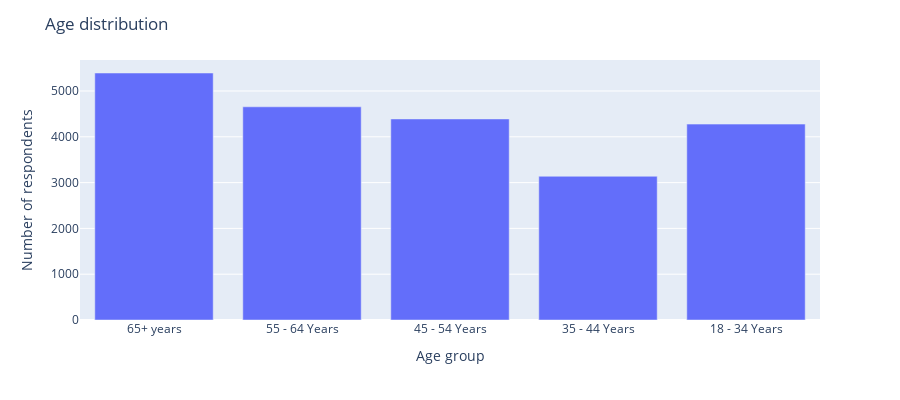

Write notebook code for a chart like this one.
### Markdown cell above
### Trying to create more plots with plotly

### Code cell
#values_h1n1 = df.h1n1_vaccine.value_counts(normalize=True)
#values_seasonal = df.seasonal_vaccine.value_counts(normalize=True)
#categories = pd.melt(df, value_vars=['h1n1_vaccine', 'seasonal_vaccine'])
#data = categories
#values_h1n1 = categories[categories.variable == 'h1n1_vaccine']
#values_seasonal = categories[categories.variable == 'seasonal_vaccine']

fig_age = px.bar(df_age, x=['65+ years', '55 - 64 Years', '45 - 54 Years', '18 - 34 Years', '35 - 44 Years'], y='age_group',
            barmode='group',
            height=400)
fig_age.update_layout(title='Age distribution',
                   xaxis_title='Age group',
                   yaxis_title='Number of respondents')
fig_age.update_xaxes(categoryorder='category descending')
fig_age.show()

### Figure 1 — Plotly figure (JSON) as saved in the notebook; plotly's stock layout.template omitted (floating-point values rounded to 4 significant figures)
{"data": [{"alignmentgroup": "True", "hovertemplate": "x=%{x}<br>age_group=%{y}<extra></extra>", "legendgroup": "", "marker": {"color": "#636efa", "pattern": {"shape": ""}}, "name": "", "offsetgroup": "", "orientation": "v", "showlegend": false, "textposition": "auto", "type": "bar", "x": ["65+ years", "55 - 64 Years", "45 - 54 Years", "18 - 34 Years", "35 - 44 Years"], "xaxis": "x", "y": [5393, 4655, 4390, 4277, 3138], "yaxis": "y"}], "layout": {"barmode": "group", "height": 400, "legend": {"tracegroupgap": 0}, "margin": {"t": 60}, "title": {"text": "Age distribution"}, "xaxis": {"anchor": "y", "categoryorder": "category descending", "domain": [0, 1], "title": {"text": "Age group"}}, "yaxis": {"anchor": "x", "domain": [0, 1], "title": {"text": "Number of respondents"}}}}
